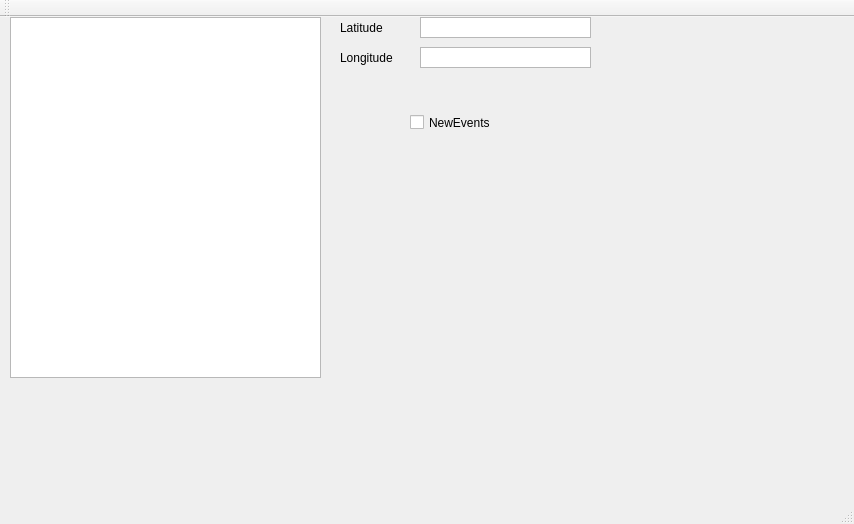
<?xml version="1.0" encoding="UTF-8"?>
<ui version="4.0">
 <class>ExamClass</class>
 <widget class="QMainWindow" name="ExamClass">
  <property name="geometry">
   <rect>
    <x>0</x>
    <y>0</y>
    <width>854</width>
    <height>524</height>
   </rect>
  </property>
  <property name="windowTitle">
   <string>Exam</string>
  </property>
  <widget class="QWidget" name="centralWidget">
   <widget class="QListWidget" name="eventsWidget">
    <property name="geometry">
     <rect>
      <x>10</x>
      <y>0</y>
      <width>311</width>
      <height>361</height>
     </rect>
    </property>
   </widget>
   <widget class="QListWidget" name="latitudeWidget">
    <property name="geometry">
     <rect>
      <x>420</x>
      <y>0</y>
      <width>171</width>
      <height>21</height>
     </rect>
    </property>
   </widget>
   <widget class="QListWidget" name="longitudeWidget">
    <property name="geometry">
     <rect>
      <x>420</x>
      <y>30</y>
      <width>171</width>
      <height>21</height>
     </rect>
    </property>
   </widget>
   <widget class="QLabel" name="label">
    <property name="geometry">
     <rect>
      <x>340</x>
      <y>0</y>
      <width>81</width>
      <height>21</height>
     </rect>
    </property>
    <property name="text">
     <string>Latitude</string>
    </property>
   </widget>
   <widget class="QLabel" name="label_2">
    <property name="geometry">
     <rect>
      <x>340</x>
      <y>30</y>
      <width>81</width>
      <height>21</height>
     </rect>
    </property>
    <property name="text">
     <string>Longitude</string>
    </property>
   </widget>
   <widget class="QCheckBox" name="checkBox">
    <property name="geometry">
     <rect>
      <x>410</x>
      <y>60</y>
      <width>161</width>
      <height>91</height>
     </rect>
    </property>
    <property name="text">
     <string>NewEvents</string>
    </property>
   </widget>
  </widget>
  <widget class="QMenuBar" name="menuBar">
   <property name="geometry">
    <rect>
     <x>0</x>
     <y>0</y>
     <width>854</width>
     <height>22</height>
    </rect>
   </property>
  </widget>
  <widget class="QToolBar" name="mainToolBar">
   <attribute name="toolBarArea">
    <enum>TopToolBarArea</enum>
   </attribute>
   <attribute name="toolBarBreak">
    <bool>false</bool>
   </attribute>
  </widget>
  <widget class="QStatusBar" name="statusBar"/>
 </widget>
 <layoutdefault spacing="6" margin="11"/>
 <resources>
  <include location="Exam.qrc"/>
 </resources>
 <connections/>
</ui>
